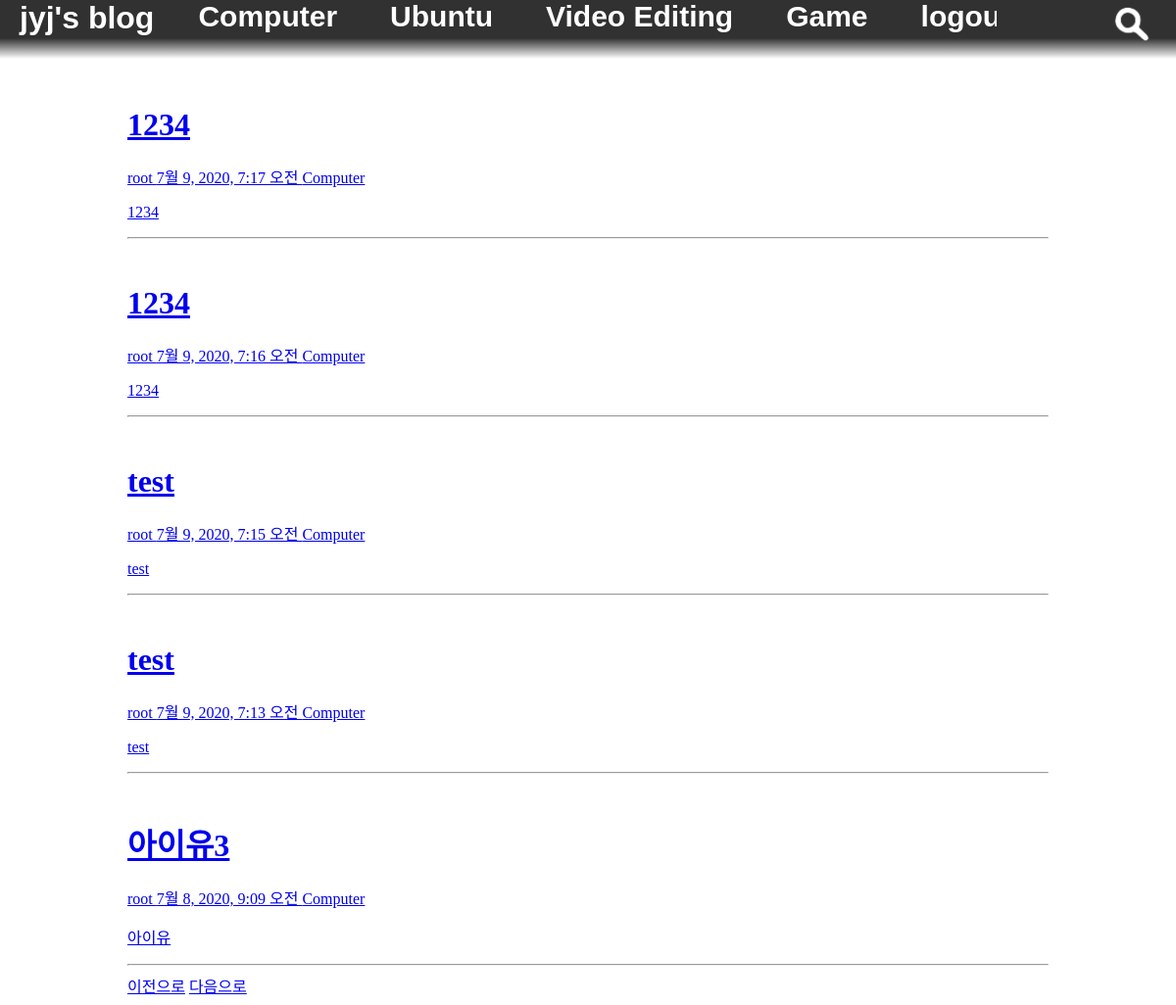
The app's page /category/?category=Computer&page_info=2 (signed in) with its own data.
### blogapp/models.py (models this page shows, shortened)
class Category(models.Model):
    category_name = models.CharField(max_length=100, null=False)
    def __str__(self):
        return self.category_name

class Post(models.Model):
    title = models.CharField(max_length=100, null=False)
    author = models.ForeignKey(User, on_delete=models.SET_NULL, null=True, default=1)
    pub_date = models.DateTimeField(auto_now_add=True)
    file_dir = models.CharField(max_length=100, null=False)
    content = models.TextField()
    category = models.ForeignKey('Category', on_delete=models.CASCADE)
    tag = models.CharField(max_length=100, null=True)

### blogapp/views.py (the view)
# urls.py: path('category/', blogapp.views.category, name='category'),
def category(request):
    category_list = Category.objects.all()
    file_system = FileSystemStorage()
    post_list = Post.objects.all().order_by('-id')
    category = request.GET.get('category')
    category = Category.objects.get(category_name=category)
    post_list = post_list.filter(category=category)
    paginator = Paginator(post_list, 5)
    page_info = request.GET.get('page_info')
    post_list = paginator.get_page(page_info)
    for index_number in range(len(post_list)):
        try:
            file_dir = file_system.listdir(post_list[index_number].file_dir)
            for file in file_dir[1]:
                if "title_image" in file:
                    post_list[index_number].file_dir = post_list[index_number].file_dir + file
        except FileNotFoundError:
            post_list[index_number].file_dir = "1"
    return render(request, 'category.html', {'post_list' : post_list, 'category' : category, 'category_list' : category_list})

### blogapp/templates/category.html (shortened to what this page needs)
{% extends 'base.html' %}
{% load static %}
{% block content %}
<link rel="stylesheet" href="{% static 'css/category.css' %}">
<div class="search_main_frame">
    {% for post in post_list %}
    <div class="first_post">
        <a href="/post_view/?post_info={{ post.id }}">
            <h1> {{ post.title }} </h1>
            <p class="first_post_detail">{{ post.author }} {{ post.pub_date }} {{ post.category }}</p>
            <p class="first_post_p">{{ post.content|striptags }}</p>
        </a>
    </div>
    <hr>
    {% endfor %}
    <div class="page_number">
        {% if post_list.has_previous %}
            <a class="page_number_a" href="?category={{ category }}&page_info={{ post_list.previous_page_number }}">이전으로</a>
        {% endif %}
        {% if post_list.has_next %}
            <a class="page_number_a" href="?category={{ category }}&page_info={{ post_list.next_page_number }}"> 다음으로</a>
        {% endif %}
    </div>
</div>
{% endblock %}

### myblogSetting/templates/base.html (shortened to what this page needs)
{% load static %}
<!DOCTYPE html>
<head>
    <link rel="stylesheet" href="{% static 'css/base.css' %}">
</head>
<body>
    <nav class="navigation">
        <a class="logo" href="{% url 'index' %}">jyj's blog</a>
        <div class="category_layout">
            {% for category in category_list %}
            <a class="category" href="/category/?category={{ category }}">{{ category }}</a>
            {% endfor %}
            {% if request.user.is_authenticated %}
            <a class="category" href="/logout/">logout</a>
            {% else %}
            <a class="category" href="/login/">login</a>
            {% endif %}
        </div>
        <a class="search_button" href="{% url 'search' %}">
            <img class="search_button_image" src="{% static 'img/search_button.png'%}">
        </a>
    </nav>
    <div class="wrap">
        {% block content %}
        {% endblock %}
    </div>
</body>

### blogapp/static/css/base.css (style rules this page uses)
.navigation { z-index: 2; background: linear-gradient(rgb(49, 49, 49) 65%, rgba(82,82,82,0)); position: fixed; top : 0px; left: 0px; width : 100%; height: 60px; }
.logo { font-family: sans-serif; color: white; font-weight: bold; font-size: 200%; text-decoration: none; top: 5px; float: left; margin-left: 20px; margin-right: 20px; }
.category_layout { white-space: nowrap; overflow-x: scroll; overflow-y: hidden; width: 70%; float: left; }
.category { font-family: sans-serif; color: white; font-weight: bold; font-size: 30px; text-decoration: none; padding: 25px; }
.search_button { float: right; margin-right: 20px; top: 2px; }
.search_button_image { max-width: 50px; max-height: 50px; }
.wrap { background-color: rgb(255, 255, 255); width : 940px; margin-top: 70px; margin-bottom: 0px; margin-left: auto; margin-right: auto; }

### records on screen
Category: category_name "Computer"
Category: category_name "Ubuntu"
Category: category_name "Video Editing"
Category: category_name "Game"
Post: title "1234", author "root", pub_date "7월 9, 2020, 7:17 오전", category "Computer", content "1234"
Post: title "1234", author "root", pub_date "7월 9, 2020, 7:16 오전", category "Computer", content "1234"
Post: title "test", author "root", pub_date "7월 9, 2020, 7:15 오전", category "Computer", content "test"
Post: title "test", author "root", pub_date "7월 9, 2020, 7:13 오전", category "Computer", content "test"
Post: title "아이유3", author "root", pub_date "7월 8, 2020, 9:09 오전", category "Computer", content "아이유"
